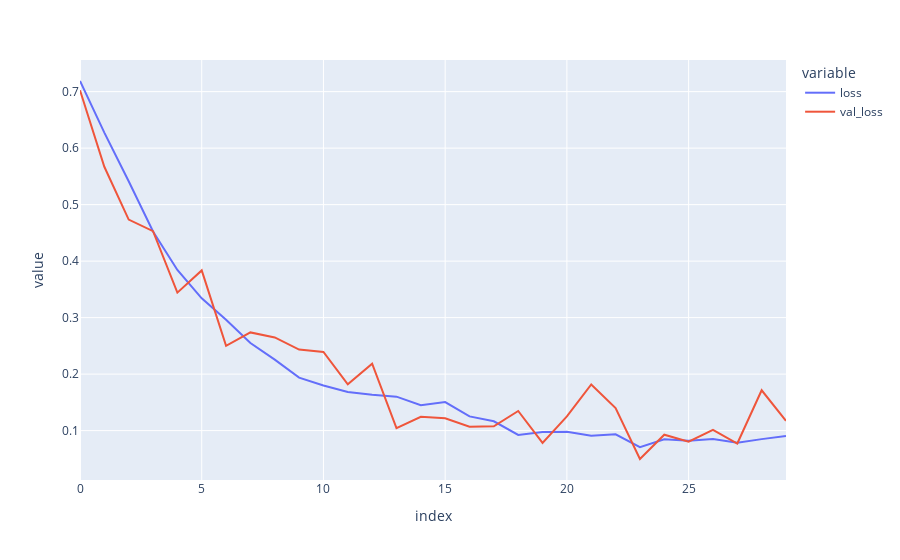

This figure's notebook cell:
### Code cell
fig = px.line({'loss': train_history['loss'], 'val_loss': val_history['loss']})
fig.show()

### Figure 1 — Plotly figure (JSON) as saved in the notebook; plotly's stock layout.template omitted (floating-point values rounded to 4 significant figures)
{"data": [{"hovertemplate": "variable=loss<br>index=%{x}<br>value=%{y}<extra></extra>", "legendgroup": "loss", "line": {"color": "#636efa", "dash": "solid"}, "marker": {"symbol": "circle"}, "mode": "lines", "name": "loss", "orientation": "v", "showlegend": true, "type": "scatter", "x": [0, 1, 2, 3, 4, 5, 6, 7, 8, 9, 10, 11, 12, 13, 14, 15, 16, 17, 18, 19, 20, 21, 22, 23, 24, 25, 26, 27, 28, 29], "xaxis": "x", "y": [0.7188, 0.6275, 0.5414, 0.4526, 0.3844, 0.3341, 0.2962, 0.255, 0.2256, 0.1938, 0.18, 0.1683, 0.1636, 0.1601, 0.1449, 0.1505, 0.1252, 0.1165, 0.09241, 0.09746, 0.09795, 0.09095, 0.09343, 0.07085, 0.08479, 0.08194, 0.08521, 0.07871, 0.08493, 0.0904], "yaxis": "y"}, {"hovertemplate": "variable=val_loss<br>index=%{x}<br>value=%{y}<extra></extra>", "legendgroup": "val_loss", "line": {"color": "#EF553B", "dash": "solid"}, "marker": {"symbol": "circle"}, "mode": "lines", "name": "val_loss", "orientation": "v", "showlegend": true, "type": "scatter", "x": [0, 1, 2, 3, 4, 5, 6, 7, 8, 9, 10, 11, 12, 13, 14, 15, 16, 17, 18, 19, 20, 21, 22, 23, 24, 25, 26, 27, 28, 29], "xaxis": "x", "y": [0.7024, 0.567, 0.4735, 0.4531, 0.3442, 0.3836, 0.2501, 0.2738, 0.2649, 0.2434, 0.2392, 0.1819, 0.2185, 0.1045, 0.1245, 0.1217, 0.107, 0.1076, 0.1348, 0.07825, 0.1252, 0.1817, 0.1398, 0.04976, 0.09281, 0.0804, 0.1011, 0.07719, 0.1714, 0.1173], "yaxis": "y"}], "layout": {"legend": {"title": {"text": "variable"}, "tracegroupgap": 0}, "margin": {"t": 60}, "xaxis": {"anchor": "y", "domain": [0, 1], "title": {"text": "index"}}, "yaxis": {"anchor": "x", "domain": [0, 1], "title": {"text": "value"}}}}
